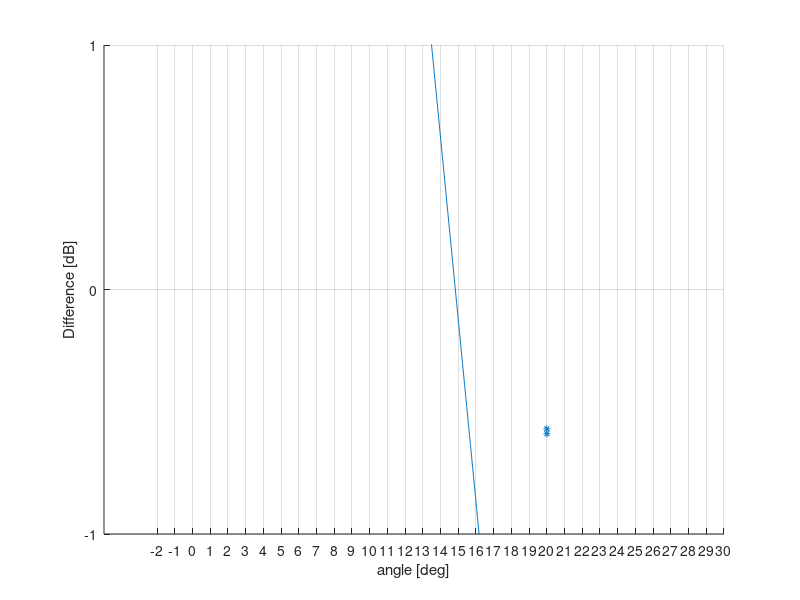

The MATLAB script that drew this image: (Note: this script raises an error after producing the figure.)




%%
clear 

% 1k 2k 4k 8k 16k

deg_x = [0 0 0 0 0     10 10 10 10 10  20 20 20 20 20  30 30 30 30 30]
%deg_x = [ 3 3 3 3 3    13 13 13 13 13  23 23 23 23 23  33 33 33 33 33]

% all data 
speed_5_6 = [                              -2.50 1.41 3.10 5.28 7.93     -4.06 -4.39 -1.89 -0.29 0.39     -6.62 -7.95 -7.98 -10.93 -9.50];
speed_6_7 = [9.62 17.67 9.76 10.75 13.40   -0.39 4.82 6.77 5.38 5.44    -0.84 -2.32 -3.13 -4.67 -5.68    -4.98 -10.22 -11.60 -14.99 -12.14];  
speed_7_8 = [8.74 8.19 9.24 12.66 12.39     2.56 7.39 11.68 8.90 7.83   -1.96 -1.16 -4.91 -4.16 -1.52    -4.63 -12.21 -11.61 -17.48 -11.25] ;   
speed_8_10= [7.28 9.06 8.48 11.59 14.42    2.04 2.43 4.18 5.75 8.19    -0.59 -0.57 -3.55 -6.02 -4.41    -5.07 -13.06 -15.90 -15.60 -11.15];

% 1k data 
speed_5_6 = [        -2.50    -4.06     -6.62 ];
speed_6_7 = [9.62    -0.39    -0.84     -4.98 ];  
speed_7_8 = [8.74     2.56    -1.96     -4.63 ];   
speed_8_10= [7.28     2.04    -0.59     -5.07 ];

% 2k data
speed_5_6 = [         1.41    -4.39    -7.95];
speed_6_7 = [ 17.67   4.82    -2.32    -10.22];  
speed_7_8 = [ 8.19    7.39    -1.16    -12.21];   
speed_8_10= [ 9.06    2.43    -0.57    -13.06];

% 4k data
speed_5_6 = [         3.10    -1.89    -7.98];
speed_6_7 = [ 9.76    6.77    -3.13    -11.60];  
speed_7_8 = [ 9.24    11.68   -4.91    -11.61];   
speed_8_10= [ 8.48    4.18    -3.55    -15.90];

% 8k data
speed_5_6 = [          5.28    -0.29    -10.93];
speed_6_7 = [ 10.75    5.38    -4.67    -14.99];  
speed_7_8 = [ 12.66    8.90    -4.16    -17.48];   
speed_8_10= [ 11.59    5.75    -6.02    -15.60];


% 16k data 
speed_5_6 = [         7.93      0.39    -9.50];
speed_6_7 = [ 13.40   5.44     -5.68    -12.14];  
speed_7_8 = [ 12.39   7.83     -1.52    -11.25];   
speed_8_10= [ 14.42   8.19     -4.41    -11.15];

%%
clear 
%deg_x = [ 0 0 0 0 0    10 10 10 10 10  20 20 20 20 20  30 30 30 30 30]
    %deg_x       = [0      10   20    30];
   
    
    
deg_x = [0 0 0 0 0     10 10 10 10 10  20 20 20 20 20  30 30 30 30 30]
%deg_x = [    10 10 10 10 10  20 20 20 20 20  30 30 30 30 30]

% all data 
speed_5_6 = [                              -2.50 1.41 3.10 5.28 7.93     -4.06 -4.39 -1.89 -0.29 0.39     -6.62 -7.95 -7.98 -10.93 -9.50];
speed_6_7 = [9.62 17.67 9.76 10.75 13.40   -0.39 4.82 6.77 5.38 5.44    -0.84 -2.32 -3.13 -4.67 -5.68    -4.98 -10.22 -11.60 -14.99 -12.14];  
speed_7_8 = [8.74 8.19 9.24 12.66 12.39     2.56 7.39 11.68 8.90 7.83   -1.96 -1.16 -4.91 -4.16 -1.52    -4.63 -12.21 -11.61 -17.48 -11.25] ;   
speed_8_10= [7.28 9.06 8.48 11.59 14.42    2.04 2.43 4.18 5.75 8.19    -0.59 -0.57 -3.55 -6.02 -4.41    -5.07 -13.06 -15.90 -15.60 -11.15];

angle = [7 4 1 3];
t = 25;
f = 90*4;
%p = sin(2*pi*(t-angle)/f);

wind = (sin(2*pi*(t-angle)/f)/sin(2*pi*(t)/f));


dat = speed_8_10;
%deg_x = [0 10 20 30];


    scatter(deg_x,dat,25,'*') 
    hold on;
    P = polyfit(deg_x,dat,1);
    %pw = polyfitweighted(deg_x,dat,1,wind)
    x = [-2:0.01:31];
    yfit = polyval(P,x)
    %yfit_w = polyval(pw,x)
    plot(x,yfit);
    %plot(x,yfit_w);
    grid on
    set(gca,'Ytick',-20:1:20)
    set(gca,'xtick',-2:1:31)
    ylabel('Difference [dB]')
    xlabel('angle [deg]')
    axis([-5 30 -1 1])
   %5-6  13 or
   
  %5-6  15
  %6-7  16
  %7-8  16
  %8-10 14.5
  
   %8-9  13
  %9-10 19.5
%%
  figure(1)

data_0  = [ 9.62  17.67 9.76  10.75  13.40  8.74  8.19   9.24   12.66  12.39  7.28  9.06   8.48   11.59  14.42];
data_10 = [-2.50  1.41  3.10  5.28   7.93  -0.39  4.82   6.77   5.38   5.44   2.56  7.39   11.68  8.90   7.83   2.04  2.43   4.18   5.75   8.19];
data_20 = [-4.06 -4.39 -1.89 -0.29   0.39  -0.84 -2.32  -3.13  -4.67  -5.68  -1.96 -1.16  -4.91  -4.16  -1.52  -0.59 -0.57  -3.55  -6.02  -4.41];
data_30 = [-6.62 -7.95 -7.98 -10.93 -9.50  -4.98 -10.22 -11.60 -14.99 -12.14 -4.63 -12.21 -11.61 -17.48 -11.25 -5.07 -13.06 -15.90 -15.60 -11.15];
xf = [0 0 0 0 0 0 0 0 0 0 0 0 0 0 0];
xs = [10 10 10 10 10 10 10 10 10 10 10 10 10 10 10 10 10 10 10 10];
xt = [20 20 20 20 20 20 20 20 20 20 20 20 20 20 20 20 20 20 20 20];
xl = [30 30 30 30 30 30 30 30 30 30 30 30 30 30 30 30 30 30 30 30];


%boxplot([data_0 data_10 data_20 data_30],[xf xs xt xl],'positions',[0,10,20,30]);


dum0 = [-2 -1]
dum0d = [-100 -100]
dum1 = [1 2 3 4 5 6 7 8 9];
dum1d = [-100 -100 -100 -100 -100 -100 -100 -100 -100];
dum2 = [11 12 13 14 15 16 17 18 19];
dum2d = [-100 -100 -100 -100 -100 -100 -100 -100 -100];
dum3 = [21 22 23 24 25 26 27 28 29];
dum3d = [-100 -100 -100 -100 -100 -100 -100 -100 -100];
dum4 = [31 32]
dum4d = [-100 -100]

boxplot([data_0 dum1d data_10 dum2d data_20 dum3d data_30],[xf dum1 xs dum2 xt dum3 xl]) 
hold on
grid on
axis([0 32 -20 20])
    set(gca,'Ytick',-20:1:20)
    %set(gca,'xtick',-2:1:32)
    ylabel('Difference [dB]')
    xlabel('angle [deg]')  
    
  
  
  %%
  
  
  
  in_5_6 = [-1.3 12.2 16.0 17.5 19.6];
  in_6_7 = [17.0 17.7 15.6 14.0 15.3];
  in_7_8 = [17.6 15.8 16.4 15.0 17.3];
  in_8_10= [17.3 14.2 12.9 13.8 17.0];
  all_a= [15.6 15.8 16.2 14.8];
  all_b= [12.8 15.9 16.4 15];
  
  mean(all_b)
  std(all_b)
  
  mean([19.6 15.3 17.3 17.0]);
    

  
  
  %%
  
  

deg_x = [0 0 0 0 0     10 10 10 10 10  20 20 20 20 20  30 30 30 30 30]

cdif_5_6 = [9.62 17.67 9.76 10.75 13.40   2.80  5.86 11.94 12.56 8.61    4.06 4.39 2.71 1.39 2.36   6.62 7.95 7.98 10.93 9.50];
cdif_6_7 = [9.62 17.67 9.76 10.75 13.40   3.44 9.98 10.10 7.86 7.12   2.05 3.77 3.13 4.67 5.68    5.77 10.22 11.60 14.99 12.14]
cdif_7_8 = [8.74 8.19 9.24 12.66 12.39    7.93 14.75 11.68 9.25 13.28  7.56 4.49 4.41 4.16 5.35    4.63 12.21 11.61 17.48 11.25];
cdif_8_10= [7.28 11.32 9.27 11.59 14.42   3.62 5.89 7.04 7.05 8.19     2.67 3.83 3.55 6.02 4.41    10.44 13.06 15.90 15.60 11.15];

dat = cdif_7_8
%deg_x = [0 10 20 30];

figure(2)
    scatter(deg_x,dat,25,'*') 
    hold on;
    P = polyfit(deg_x,dat,2);
    %pw = polyfitweighted(deg_x,dat,1,wind)
    x = [-2:0.1:31];
    yfit = polyval(P,x)
    %yfit_w = polyval(pw,x)
    
    plot(x,yfit);
    
    %plot(x,yfit_w);
    grid on
    set(gca,'Ytick',-20:1:20)
    set(gca,'xtick',-2:1:31)
    ylabel('Difference [dB]')
    xlabel('angle [deg]')
    axis([-0 30 0 20])
   %5-6  13 or

   %%  
  
data_0  = [9.62 17.67 9.76 10.75 13.40 8.74 8.19 9.24 12.66 12.39 7.28 11.32 9.27 11.59 14.42];
data_10 = [2.80  5.86 11.94 12.56 8.61 3.44 9.98 10.10 7.86 7.12 7.93 14.75 11.68 9.25 13.28 3.62 5.89 7.04 7.05 8.19];
data_20 = [4.06 4.39 2.71 1.39 2.36 2.05 3.77 3.13 4.67 5.68 7.56 4.49 4.41 4.16 5.35 2.67 3.83 3.55 6.02 4.41];
data_30 = [6.62 7.95 7.98 10.93 9.50 5.77 10.22 11.60 14.99 12.14 4.63 12.21 11.61 17.48 11.25 10.44 13.06 15.90 15.60 11.15];
xf = [0 0 0 0 0 0 0 0 0 0 0 0 0 0 0];
xs = [10 10 10 10 10 10 10 10 10 10 10 10 10 10 10 10 10 10 10 10];
xt = [20 20 20 20 20 20 20 20 20 20 20 20 20 20 20 20 20 20 20 20];
xl = [30 30 30 30 30 30 30 30 30 30 30 30 30 30 30 30 30 30 30 30];


%boxplot([data_0 data_10 data_20 data_30],[xf xs xt xl],'positions',[0,10,20,30]);


dum0 = [-2 -1]
dum0d = [-100 -100]
dum1 = [1 2 3 4 5 6 7 8 9];
dum1d = [-100 -100 -100 -100 -100 -100 -100 -100 -100];
dum2 = [11 12 13 14 15 16 17 18 19];
dum2d = [-100 -100 -100 -100 -100 -100 -100 -100 -100];
dum3 = [21 22 23 24 25 26 27 28 29];
dum3d = [-100 -100 -100 -100 -100 -100 -100 -100 -100];
dum4 = [31 32]
dum4d = [-100 -100]

boxplot([data_0 dum1d data_10 dum2d data_20 dum3d data_30],[xf dum1 xs dum2 xt dum3 xl]) 
hold on
grid on
axis([0 32 0 20])
    %set(gca,'Ytick',-20:1:20)
    %set(gca,'xtick',-2:1:32)
    %ylabel('Difference [dB]')
    %xlabel('angle [deg]')  
    
  
  
  
